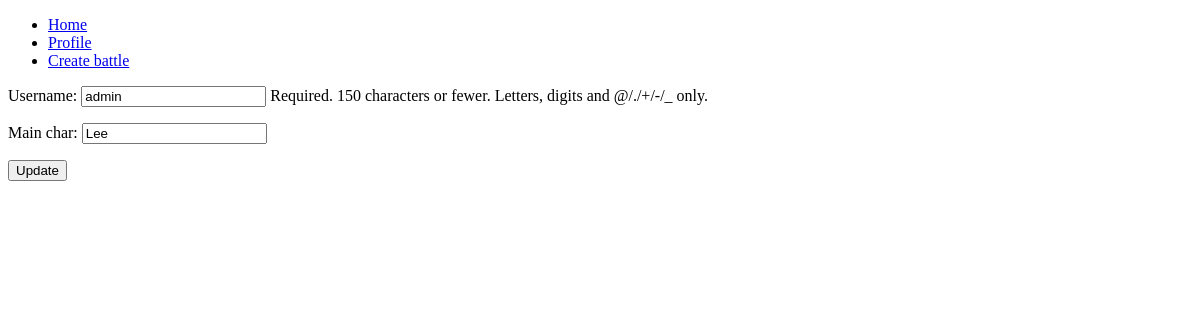
The app's page /profile/edit/ (signed in), older data.
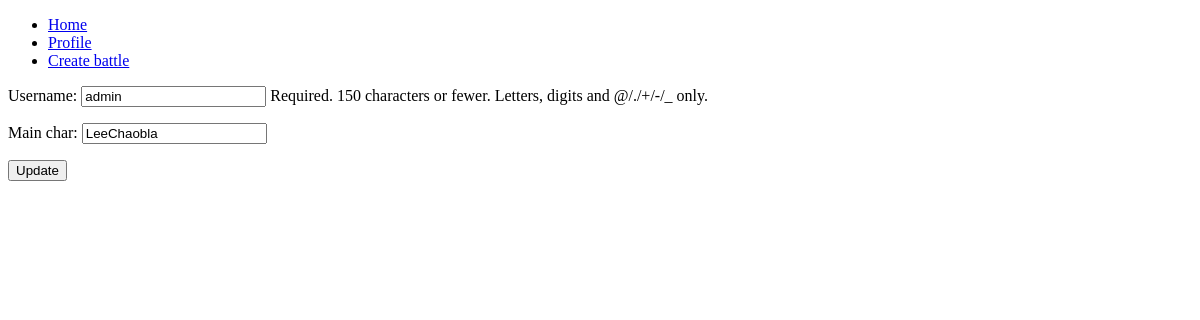
The same page, newer data.
### home/models.py (models this page shows, shortened)
class UserProfile(models.Model):
    user = models.OneToOneField(User, on_delete=models.CASCADE)
    main_char = models.CharField(max_length=20)
    rating = models.IntegerField(default=1000)

### home/views.py (the view)
# urls.py: path('profile/edit/', views.edit_profile_view, name='profile_edit')
def edit_profile_view(request):
    if request.method == 'POST':
        newusername = request.POST['username']
        profile_form = UserProfileForm(request.POST)
        print(request.POST)
        users = User.objects.all()
        check = False
        for user in users:
            if user.username == newusername:
                check = True
        if ~check and profile_form.is_valid():
            user = User.objects.get(username=request.user.username)
            user.username = newusername
            user_profile = user.userprofile
            user_profile.main_char = request.POST['main_char']
            user.save()
            user_profile.save()
            return redirect('home:profile')
    else:
        user = request.user
        form = UserUpdateForm(instance=user)
        profile_form = UserProfileForm(instance=user.userprofile)
        ctx = {
            'form': form,
            'profile_form': profile_form,
        }
        return render(request, 'home/edit_profile.html', ctx)

### home/forms.py
class UserUpdateForm(forms.ModelForm):
    class Meta:
        model = User
        fields = {
            'username',
        }

class UserProfileForm(forms.ModelForm):
    class Meta:
        model = UserProfile
        fields = {'main_char'}

### home/templates/home/edit_profile.html (shortened to what this page needs)
{% extends 'base.html' %}
{% block content %}
    <form method="post" action="{% url 'home:profile_edit' %}">
        {{form.as_p}}
        {{profile_form.as_p}}
        <input type="submit" value="Update">
    </form>
{% endblock %}

Row changes from the older to the newer data that the page shows:
changed UserProfile: main_char "Lee" → "LeeChaobla"
